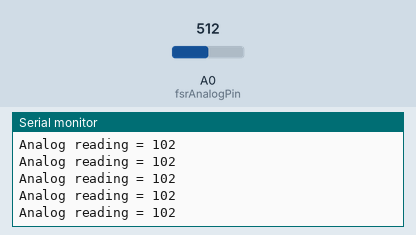
Simulated run of this sketch. Board: Arduino Uno, built with avr-gcc and run on an emulated ATmega328P. Shown: the last lines printed to the serial monitor. The inputs (shaded band) are chosen by the test bench; at power-on: A0 (fsrAnalogPin) = 512.

Above: at 1.2 s.
1.3 s: A0 (fsrAnalogPin) set to 716
At 1.31 s:
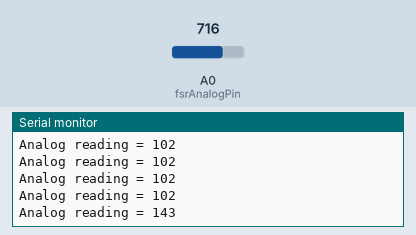
2.8 s: A0 (fsrAnalogPin) set to 900
At 2.82 s:
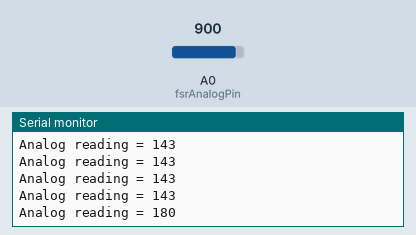
Timing chart, 0 to 5.8 s (numbered marks = the images above; inputs shaded):
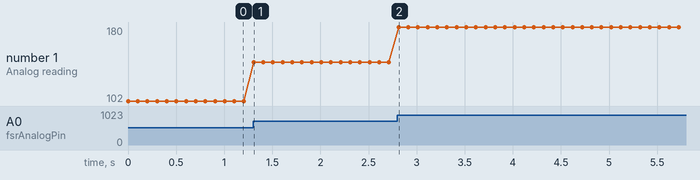

Measured:
- after the input at 1.3 s, the serial monitor: prints a new line at once (image 1)
- after the input at 2.8 s, the serial monitor: prints a new line at once (image 2)
- plotted number 1: 102 → 143 after the input at 1.3 s, 143 → 180 after the input at 2.8 s

The sketch:

fsr.ino
```cpp
int fsrAnalogPin = A0;
int fsrReading;

void setup(void){
  Serial.begin(9600);
}

void loop(void){
  fsrReading = analogRead(fsrAnalogPin);
  int num = fsrReading/5;
  Serial.print("Analog reading = ");
  Serial.println(num);

  delay(100);
}
```
